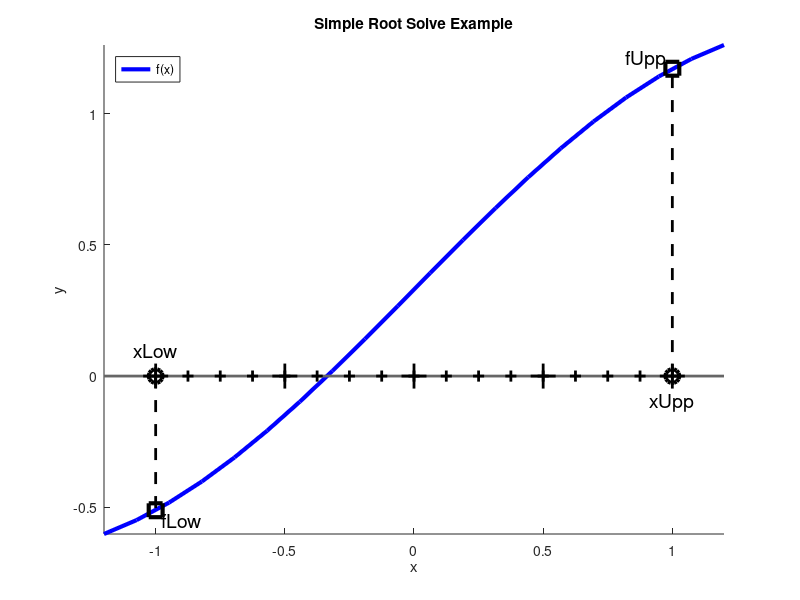

This chart was generated by the following MATLAB code:
function makeSimpleRootSolvePlot()

t = linspace(-1.2, 1.2, 20);
testFun = @(t)( 0.33 + sin(t) );
y = testFun(t);

% Plot the function
figure(1); clf; hold on;
plot(t,y, 'b-', 'LineWidth', 3);
plot(t([1,end]), [0,0], 'k-', 'LineWidth', 2, 'Color', 0.4*[1,1,1]);

% Plot the brackets
drawIter(-1, testFun(-1)); 
text(-1, 0.1, 'xLow', 'HorizontalAlignment','center', 'FontSize', 14);
text(-0.9, -0.55, 'fLow', 'HorizontalAlignment','center', 'FontSize', 14);
drawIter(1, testFun(1));
text(1, -0.1, 'xUpp', 'HorizontalAlignment','center', 'FontSize', 14);
text(0.9, 1.21, 'fUpp', 'HorizontalAlignment','center', 'FontSize', 14);

% Plot the helper tick marks:
plotTicks(-1, 1, 5, 18);
plotTicks(-1, 1, 17, 8);

% Annotations:
xlabel('x')
ylabel('y')
legend('f(x)','Location','NorthWest')
title('Simple Root Solve Example')
axis tight;

end

%~~~~~~~~~~~~~~~~~~~~~~~~~~~~~~~~~~~~~~~~~~~~~~~~~~~~~~~~~~~~~~~~~~~~~~~~~%

function drawIter(t, y)

plot(t, 0, 'ko', 'MarkerSize', 10, 'LineWidth', 3);
plot(t, y, 'ks', 'MarkerSize', 10, 'LineWidth', 3)
plot(t*[1,1], [0, y], 'k--', 'LineWidth',2); 

end

%~~~~~~~~~~~~~~~~~~~~~~~~~~~~~~~~~~~~~~~~~~~~~~~~~~~~~~~~~~~~~~~~~~~~~~~~~%

function plotTicks(low, upp, count, tickSize)

xTick = linspace(low,upp,count);
yTick = zeros(size(xTick));
plot(xTick, yTick, 'k+','LineWidth',2, 'MarkerSize', tickSize);

end